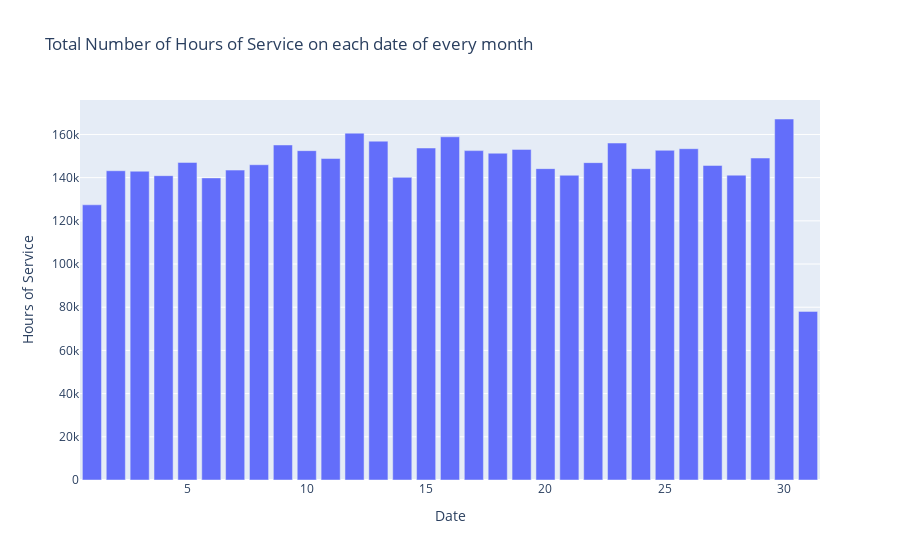

Write notebook code for a chart like this one.
### Markdown cell above
## Analysis of journey on each day

### Code cell
fig = px.bar(x = df['day'].value_counts().index,
             y = df['day'].value_counts().values,
             title="Total Number of Hours of Service on each date of every month" ,
             labels = {
                 'x' : 'Date' ,
                 'y' : 'Hours of Service'
             },
             
            )

fig.show()

### Figure 1 — Plotly figure (JSON) as saved in the notebook; plotly's stock layout.template omitted (floating-point values rounded to 4 significant figures)
{"data": [{"alignmentgroup": "True", "hovertemplate": "Date=%{x}<br>Hours of Service=%{y}<extra></extra>", "legendgroup": "", "marker": {"color": "#636efa"}, "name": "", "offsetgroup": "", "orientation": "v", "showlegend": false, "textposition": "auto", "type": "bar", "x": [30, 12, 16, 13, 23, 9, 15, 26, 19, 25, 17, 10, 18, 29, 11, 5, 22, 8, 27, 20, 24, 7, 2, 3, 28, 21, 4, 14, 6, 1, 31], "xaxis": "x", "y": [167160, 160606, 158921, 156892, 156032, 155135, 153726, 153405, 153088, 152667, 152524, 152500, 151319, 149086, 148860, 147054, 146952, 145984, 145652, 144179, 144169, 143503, 143201, 142983, 141157, 141112, 140923, 140148, 139886, 127430, 78073], "yaxis": "y"}], "layout": {"barmode": "relative", "legend": {"tracegroupgap": 0}, "title": {"text": "Total Number of Hours of Service on each date of every month"}, "xaxis": {"anchor": "y", "domain": [0, 1], "title": {"text": "Date"}}, "yaxis": {"anchor": "x", "domain": [0, 1], "title": {"text": "Hours of Service"}}}}
